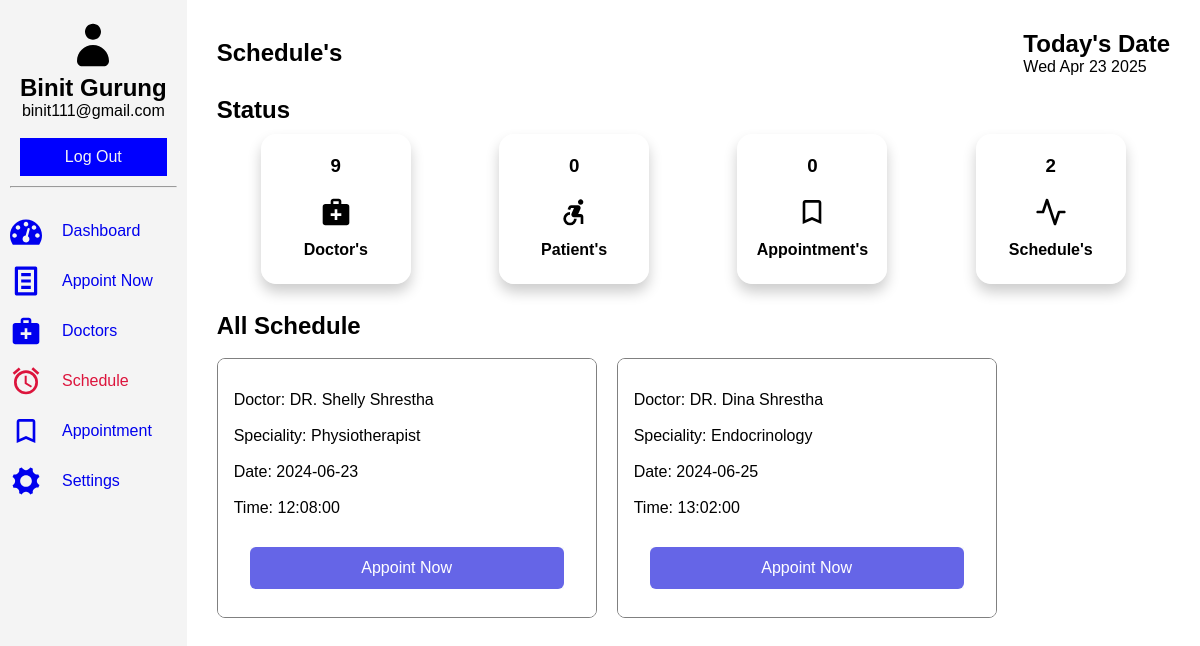
/patient/schedule.php (signed in), run on an earlier commit of the app's database.
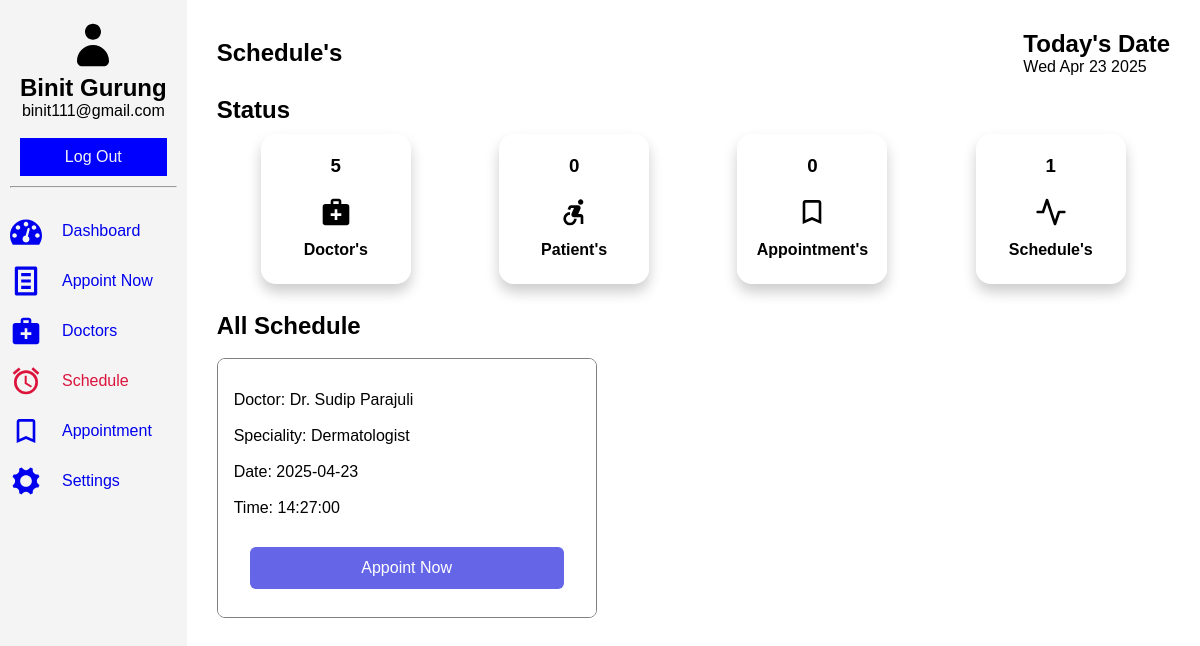
And on a later commit of the database.
### tables this page shows
CREATE TABLE `register` (
  `id` int(11) NOT NULL,
  `fullname` varchar(60) NOT NULL,
  `email` varchar(60) NOT NULL,
  `tel` varchar(15) NOT NULL,
  `password` varchar(60) NOT NULL
);

CREATE TABLE `schedule` (
  `id` int(11) NOT NULL,
  `sid` int(11) NOT NULL,
  `time` time NOT NULL,
  `did` int(11) NOT NULL,
  `date` date NOT NULL
);

CREATE TABLE `doctor` (
  `id` int(11) NOT NULL,
  `fname` varchar(60) NOT NULL,
  `latitude` double NOT NULL,
  `longitude` double NOT NULL,
  `email` varchar(60) NOT NULL,
  `password` varchar(60) NOT NULL,
  `phone` varchar(60) NOT NULL,
  `address` varchar(255) NOT NULL,
  `image_name` varchar(255) NOT NULL,
  `image_path` varchar(255) NOT NULL,
  `sid` int(11) DEFAULT NULL,
  `created_at` timestamp NULL DEFAULT current_timestamp()
);

CREATE TABLE `specialities` (
  `id` int(11) NOT NULL,
  `title` varchar(60) NOT NULL,
  `description` text NOT NULL,
  `image_name` varchar(60) NOT NULL,
  `image_path` varchar(255) NOT NULL,
  `created_at` timestamp NULL DEFAULT current_timestamp()
);

### patient/schedule.php (the view, shortened to what this page needs)
<?php
    include('../connection.php');
    $sql = "SELECT sp.title, sc.time, doc.fname, sc.date from schedule as sc INNER JOIN specialities as sp ON sc.sid = sp.id INNER JOIN doctor as doc ON sc.did = doc.id";
    $result = mysqli_query($conn, $sql);
    $useremail = $_SESSION["username_patient"];
    $usql = "SELECT fullname FROM register where email='$useremail';";
    $uresult = mysqli_query($conn, $usql);
    $urow = mysqli_fetch_assoc($uresult);
?>
<!DOCTYPE html>
<html lang="en">
<head>
    <link rel="stylesheet" href="../assets/dash1.css">
</head>
<body>
    <section class="dashboard">
        <div class="sidebar">
            <header>
                <svg class="icon icon-user"><use xlink:href="#icon-user"></use></svg>
                <h1><?php echo $urow['fullname']; ?></h1>
                <p><?php echo ''. $_SESSION['username_patient']. ''; ?></p><br>
                <a href="../logout.php">Log Out</a>
            </header>
            <hr>
            <div class="sidebar-items">
                <ul>
                    <li><a href="../patient/dash.php"><svg class="icon icon-dashboard"><use xlink:href="#icon-dashboard"></use></svg>Dashboard</a></li>
                    <li><a href="../patient/form.php"><svg class="icon icon-text-document"><use xlink:href="#icon-text-document"></use></svg>Appoint Now</a></li>
                    <li><a href="../patient/doctor.php"><svg class="icon icon-medical_services"><use xlink:href="#icon-medical_services"></use></svg>Doctors</a></li>
                    <li  class="active"><a href="../patient/schedule.php"><svg class="icon icon-access_alarms"><use xlink:href="#icon-access_alarms"></use></svg>Schedule</a></li>
                    <li><a href="../patient/appoint.php"><svg class="icon icon-bookmark_outline"><use xlink:href="#icon-bookmark_outline"></use></svg>Appointment</a></li>
                    <li><a href="../patient/config.php"><svg class="icon icon-cog"><use xlink:href="#icon-cog"></use></svg>Settings</a></li>
                </ul>
            </div>
        </div>
        <div class="main">
            <div class="head">
                <div class="head-bar">
                    <h2>Schedule's</h2>
                </div>
                <div class="date-container">
                    <h1>Today's Date</h1>
                    <p id="date"></p>
                </div>
            </div>
            <div class="status">
                <div class="status-bar">
                    <h2>Status</h2>
                </div>
                <div class="dash-collection">
                    <div class="doc">
                        <?php
                            $dsql = "SELECT * FROM doctor";
                            $dresult = mysqli_query($conn, $dsql);
                            if($drow = mysqli_num_rows($dresult)){
                                echo '<h3>'.$drow.'</h3>';
                            }else{
                                echo '<h3>0</h3>';
                            }
                        ?>
                        <svg class="icon icon-medical_services"><use xlink:href="#icon-medical_services"></use></svg><br>
                        <h4>Doctor's</h4><br>
                    </div>
                    <div class="doc">
                        <?php
                            $psql = "SELECT * FROM patient";
                            $presult = mysqli_query($conn, $psql);
                            if($prow = mysqli_num_rows($presult)){
                                echo '<h3>'.$prow.'</h3>';
                            }else{
                                echo '<h3>0</h3>';
                            }
                        ?>
                        <svg class="icon icon-accessible_forward"><use xlink:href="#icon-accessible_forward"></use></svg><br>
                        <h4>Patient's</h4><br>
                    </div>
                    <div class="doc">
                        <?php
                            $asql = "SELECT * FROM appointment";
                            $aresult = mysqli_query($conn, $asql);
                            if($arow = mysqli_num_rows($aresult)){
                                echo '<h3>'.$arow.'</h3>';
                            }else{
                                echo '<h3>0</h3>';
                            }
                        ?>
                        <svg class="icon icon-bookmark_outline"><use xlink:href="#icon-bookmark_outline"></use></svg><br>
                        <h4>Appointment's</h4><br>
                    </div>
                    <div class="doc">
                        <?php
                            $ssql = "SELECT * FROM schedule";
                            $sresult = mysqli_query($conn, $ssql);
                            if($srow = mysqli_num_rows($sresult)){
                                echo '<h3>'.$srow.'</h3>';
                            }else{
                                echo '<h3>0</h3>';
                            }
                        ?>
                        <svg class="icon icon-activity"><use xlink:href="#icon-activity"></use></svg><br>
                        <h4>Schedule's</h4><br>
                    </div>
                </div>
            </div><br>
            <div class="sessions">
                <div>
                <h2>All Schedule</h2><br>
                </div>
                <div class="cards">
                    <?php
                        while($row = mysqli_fetch_assoc($result)){
                    ?>
                    <div class="card">
                        <div class="title">
                        <div class="content">
                            <p>Doctor:
                                <?php echo $row['fname'];
                                ?></p><br>
                            <p>Speciality: <?php echo $row['title'];?></p><br>
                            <p>Date: <?php echo $row['date'] ?></p><br>
                            <p>Time: <?php echo $row['time'] ?></p><br>
                        </div>
                        <div class="actions">
                                <button class="book" type="submit"><a href="../patient/form.php">Appoint Now</a></button>
                        </div>
                    </div>
                </div>
                <?php
                }
            ?>
            </div>
        </div>
    </section>
</body>
</html>

### assets/dash1.css (style rules this page uses)
* { margin: 0; padding: 0; box-sizing: border-box; }
body { font-family: Arial, sans-serif; }
.dashboard { display: grid; grid-template-columns: auto 2fr; grid-template-rows: auto 1fr; grid-template-areas: "header header" "sidebar main"; height: 100vh; }
.dashboard a { text-decoration: none; display: flex; gap: 20px; text-align: center; align-items: center; justify-content: center; }
header { grid-area: header; color: #000000; padding: 10px; text-align: center; }
header a { padding: 8px; }
header p { display: flex; text-align: center; align-items: center; justify-content: center; }
.sidebar { grid-area: sidebar; background: #f4f4f4; padding: 10px; height: auto; position: relative; }
.sidebar header>a { border: 2px solid blue; color: #f4f4f4; background-color: blue; }
.sidebar-items ul { display: inline; margin: 20px; text-align: center; text-decoration: none; justify-content: space-between; }
.sidebar-items li { display: flex; text-align: center; align-items: center; list-style: none; justify-content: space-between; }
li.active a { color: crimson; }
.main { grid-area: main; margin: 10px; padding: 20px; }
.head { display: flex; width: 100%; text-align: center; align-items: center; justify-content: space-between; }
.head h1, p { display: block; text-align: start; align-items: center; }
.head-bar h2 { display: flex; text-align: center; align-items: center; }
.date-container { text-align: center; }
.banner>h2, h3 { padding: 10px; }
.status { display: block; margin-top: 20px; }
.status .status-bar h2 { font-size: 200; }
.dash-collection { display: flex; flex-wrap: wrap; text-align: center; justify-content: space-around; }
.dash-collection .doc { border: 1px solid rgb(255, 255, 255); border-radius: 15px; box-shadow: 0 8px 14px 0 rgba(0,0,0,0.2); height: 150px; width: 150px; margin: 10px; padding: 10px; }
.date-group label, input, button { padding: 10px; border-radius: 5px; }
.cards { display: flex; flex-wrap: wrap; gap: 20px; text-align: center; }
.card { overflow: hidden; position: relative; background-color: #ffffff; text-align: left; border: 1px solid grey; border-radius: 0.5rem; width: 380px; }
.card>.title { padding: 1.25rem 1rem 1rem 1rem; background-color: #ffffff; text-align: center; }
.title>.content { margin-top: 0.75rem; text-align: start; }
.title>.actions { margin: 0.75rem 1rem; background-color: #F9FAFB; }
.actions>.book { display: inline-flex; padding: 0.5rem 1rem; background-color: #6565e7; color: #ffffff; font-size: 1rem; line-height: 1.5rem; font-weight: 500; justify-content: center; width: 100%; border-radius: 0.375rem; border-width: 1px; border-color: transparent; }
.actions>.book a { color: white; }
.icon { display: inline-block; width: 70px; height: 50px; stroke-width: 0; stroke: currentColor; fill: currentColor; }
.icon-user { width: 2em; }
.icon-dashboard, .icon-medical_services, .icon-accessible_forward, .icon-access_alarms, .icon-bookmark_outline, .icon-activity, .icon-person_add_alt_1, .icon-add_alarm, .icon-text-document, .icon-cog, .icon-upload, .icon-user-plus, .icon-update, .icon-injection, .icon-checkmark { width: 2em; }

What changed in the data, as far as the page shows it:
removed schedule: did.fname "DR. Shelly Shrestha", sid.title "Physiotherapist", date "2024-06-23", time "12:08:00"
removed schedule: did.fname "DR. Dina Shrestha", sid.title "Endocrinology", date "2024-06-25", time "13:02:00"
added schedule: did.fname "Dr. Sudip Parajuli", sid.title "Dermatologist", date "2025-04-23", time "14:27:00"
Also different on the page:
$drow: "9" → "5"
$srow: "2" → "1"
